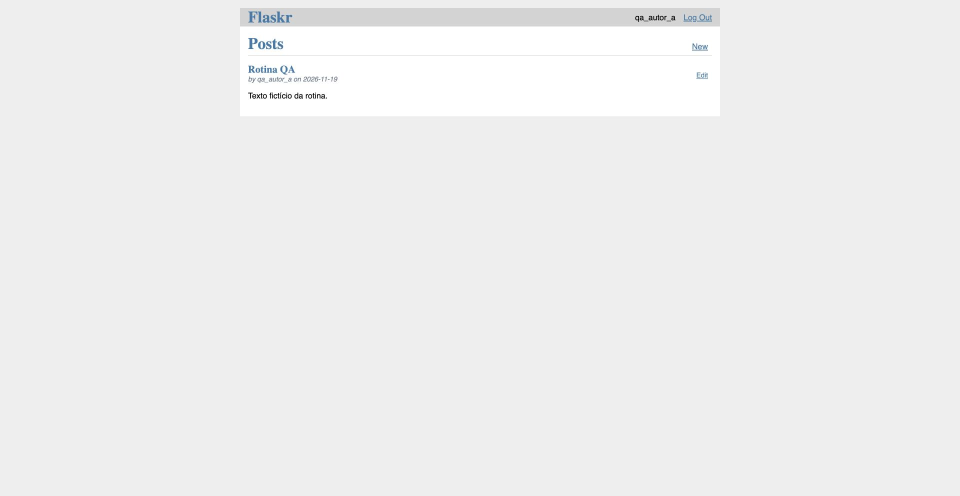
#> input picture evidencias/etapa4b/capturas/CT-014_2026-11-19.jpg, 1920 x 992 px (shown at 1/2 size); its folder holds 6 pictures in this run
$ python gerar_video_contingencia.py
#> lines starting #> are read from the running program, lines starting #| are printed output that depends on the picture
"""Cria uma demonstração curta com evidências reais e narração sintética."""
import argparse
from pathlib import Path
import subprocess
import tempfile

from PIL import Image, ImageDraw, ImageFont

ROOT = Path(__file__).resolve().parents[1]
EVIDENCIA = ROOT / "evidencias"
DESTINO = ROOT / "entrega/14_APRESENTACAO_E_VIDEO_CONTINGENCIA/Video_de_Contingencia_Flaskr.mp4"
FUNDO, TEXTO, DESTAQUE = "#153444", "#FFFFFF", "#A3D5D9"
LARGURA, ALTURA = 1280, 720


def fonte(size):
    return ImageFont.load_default(size=size)


def captura(nome, caixa):
#> called with nome = 'CT-014_2026-11-19.jpg', caixa = (464, 0, 1456, 248)
    with Image.open(EVIDENCIA / "etapa4b/capturas" / nome) as img:
#> img is the input picture: PIL image 1920x992 RGB; mean R, G, B 238.6, 238.7, 238.7
        return img.crop(caixa)
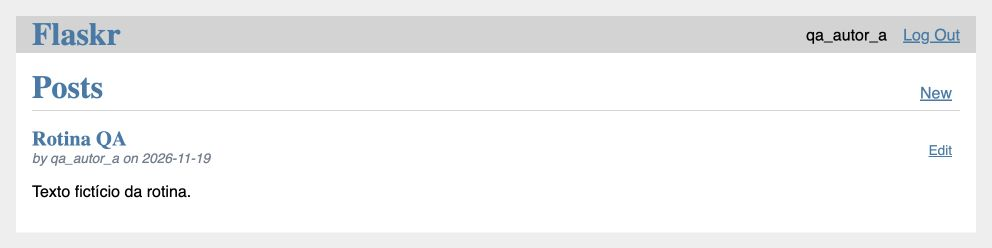
#> returned value: PIL image 992x248 RGB; mean R, G, B 242.8, 243.4, 243.8
#> call 2 of captura, with caixa = (350, 145, 2298, 582)
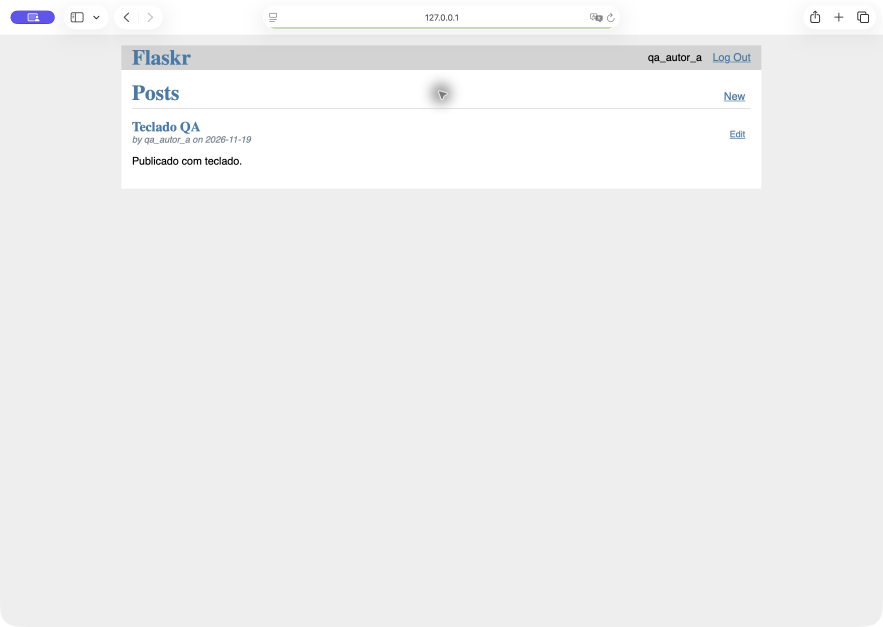
#> input picture evidencias/etapa4b/capturas/CT-028_2026-11-19_EX-029_02_post_publicado.jpg, 2648 x 1880 px (shown at 1/3 size)
#> in captura, img is the input picture: PIL image 2648x1880 RGB; mean R, G, B 239.3, 239.5, 239.6
#> in captura (call 2), `return img.crop(caixa)`:
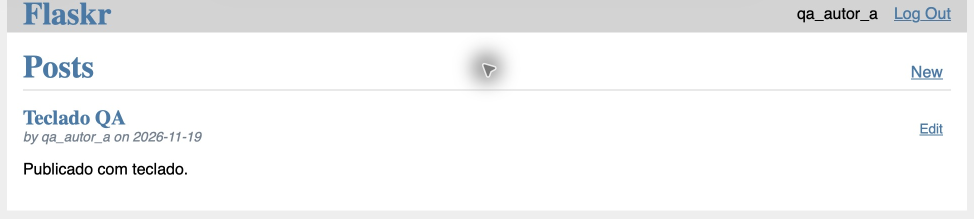
#> returned value: PIL image 1948x437 RGB (shown at 1/2 size); mean R, G, B 243.6, 244.2, 244.8


def linhas(nome, marcas):
#> (the run stopped early here; a loop or call above may not have finished)
